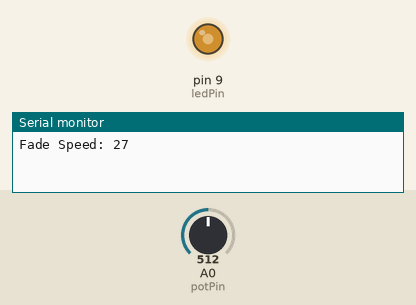
Simulated run of this sketch. Board: Arduino Uno, built with avr-gcc and run on an emulated ATmega328P. Parts: output pins drawn as LEDs (lit = HIGH), the last lines printed to the serial monitor. Inputs (shaded band) come from the test bench; at power-on: A0 (potPin) = 512.

Above: at 4.05 s.
At 11.29 s:
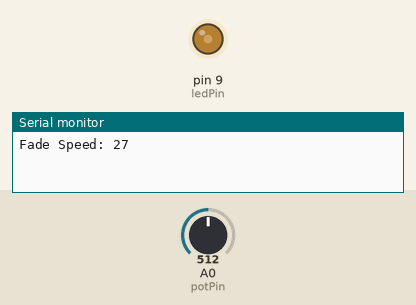
25.0 s: A0 (potPin) set to 900
At 26.41 s:
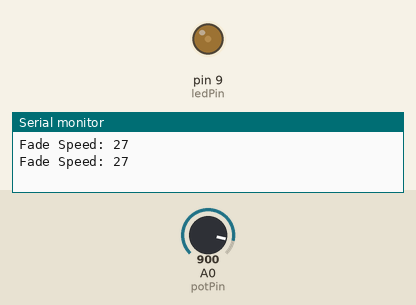
Timing chart, 0 to 41.3 s (numbered marks = the images above; inputs shaded):
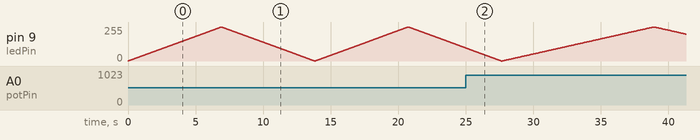

The sketch:

potentiometer_with_led.ino.ino
```cpp
int ledPin = 9;
int potPin = A0;
int potValue;
int fadeSpeed;

void setup() {
  pinMode(ledPin, OUTPUT);
  Serial.begin(9600);
}

void loop() {
  potValue = analogRead(potPin);
  fadeSpeed = map(potValue, 0, 1023, 5, 50);  // Adjust speed (smaller = faster)

  Serial.print("Fade Speed: ");
  Serial.println(fadeSpeed);

  for (int brightness = 0; brightness <= 255; brightness++) {
    analogWrite(ledPin, brightness);
    delay(fadeSpeed);
  }

  for (int brightness = 255; brightness >= 0; brightness--) {
    analogWrite(ledPin, brightness);
    delay(fadeSpeed);
  }
}
```
